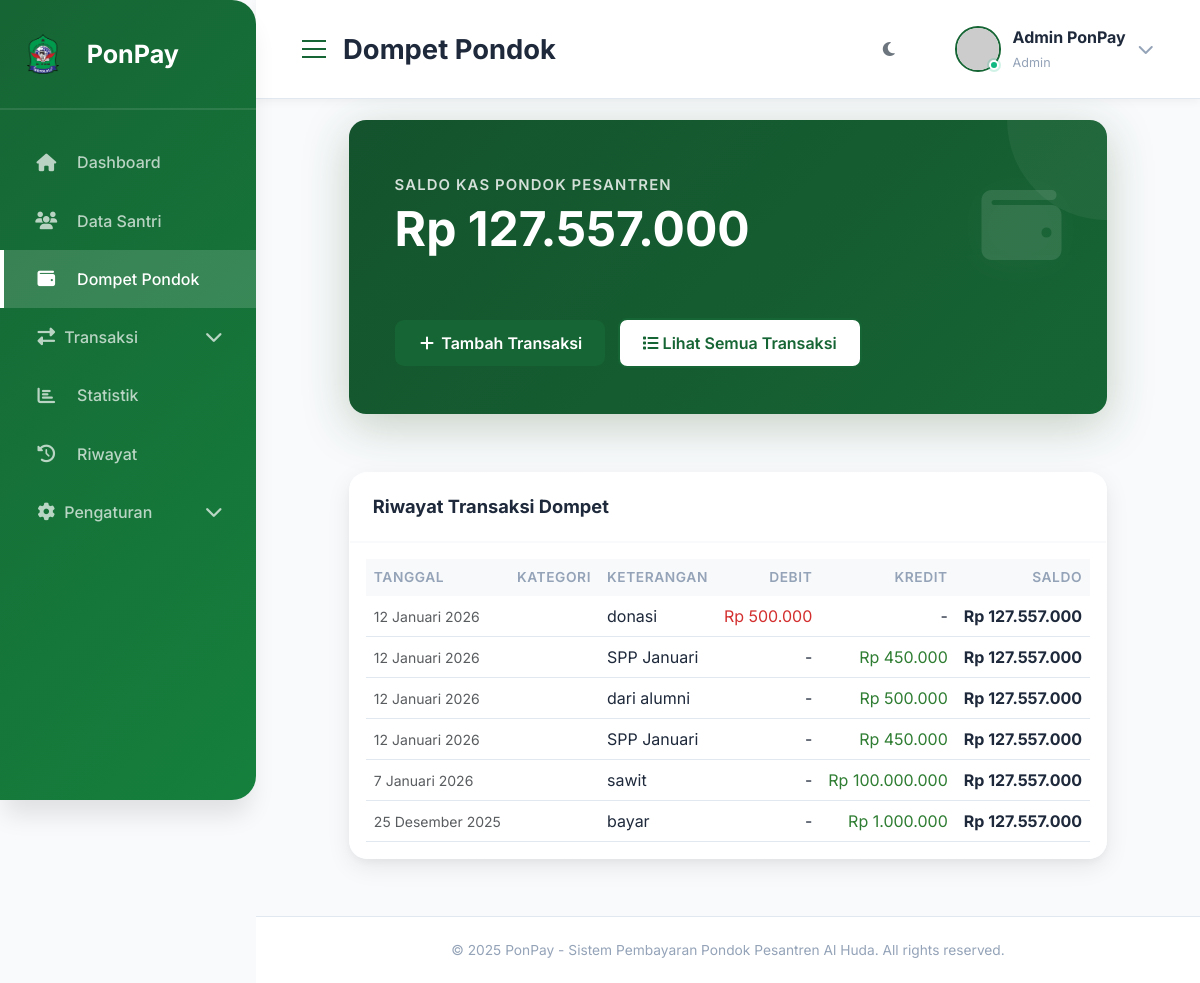
The page /wallet/ on the database as committed earlier.
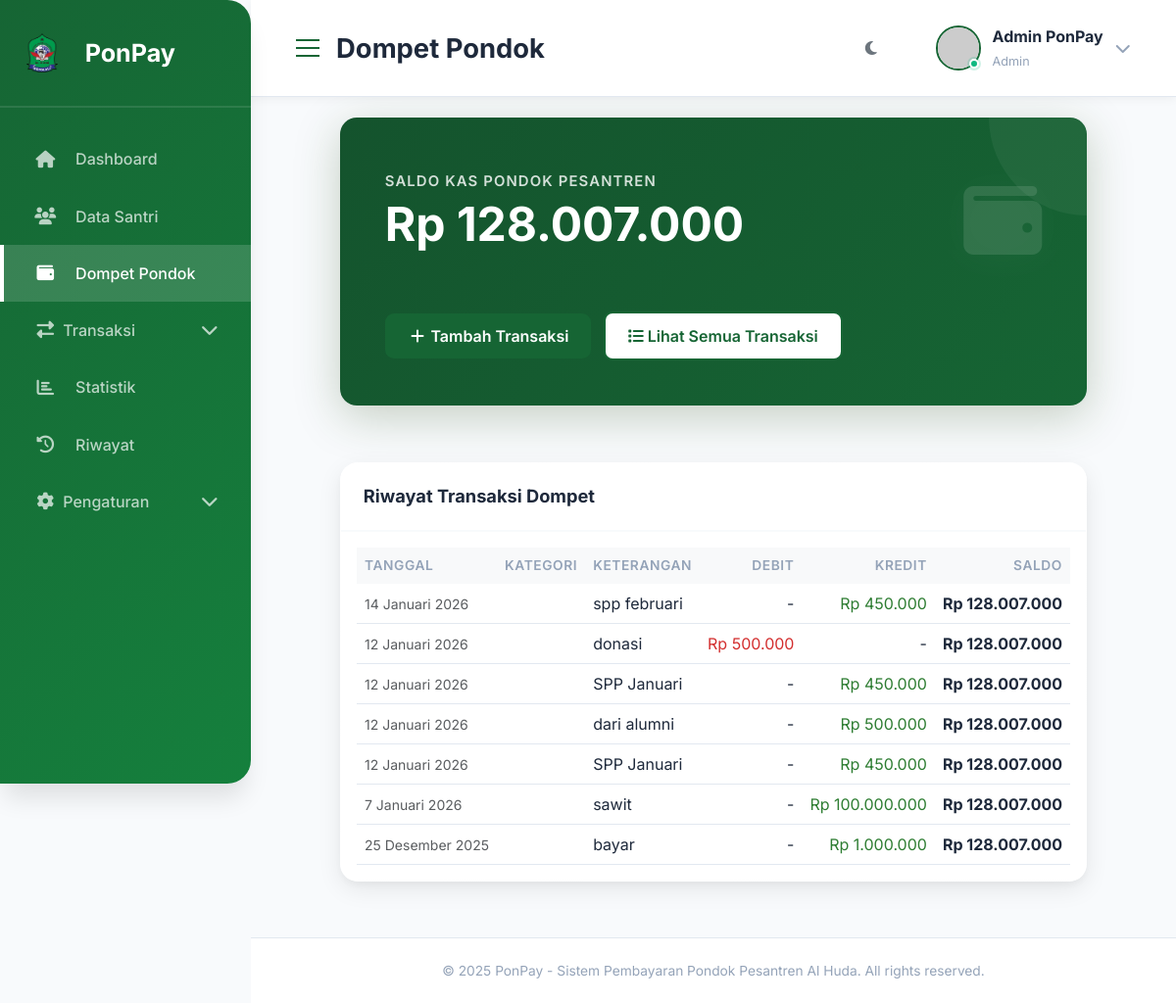
The same page on the database as committed later.
### tables this page shows
CREATE TABLE wallet (
        id INTEGER PRIMARY KEY AUTOINCREMENT,
        user_id INTEGER NOT NULL,
        balance INTEGER DEFAULT 0,
        updated_at TIMESTAMP DEFAULT CURRENT_TIMESTAMP,
        FOREIGN KEY (user_id) REFERENCES users(id)
    );

CREATE TABLE transactions (
        id INTEGER PRIMARY KEY AUTOINCREMENT,
        user_id INTEGER NOT NULL,
        student_id INTEGER,
        type TEXT NOT NULL,
        category TEXT NOT NULL,
        amount INTEGER NOT NULL,
        description TEXT,
        date DATE NOT NULL,
        created_at TIMESTAMP DEFAULT CURRENT_TIMESTAMP, bill_id INTEGER REFERENCES bills(id),
        FOREIGN KEY (user_id) REFERENCES users(id),
        FOREIGN KEY (student_id) REFERENCES students(id)
    );

### routes.py (the view)
@wallet_bp.route('/')
def index():
    user_id = session.get('user_id', 1)
    wallet = query_db('SELECT balance FROM wallet WHERE user_id = ?', (user_id,), one=True)
    balance = wallet['balance'] if wallet else 0
    transactions = query_db('''
        SELECT * FROM transactions
        WHERE user_id = ?
        ORDER BY date DESC, created_at DESC
        LIMIT 20
    ''', (user_id,))
    return render_template('wallet.html', balance=balance, transactions=transactions)

### app.py (called while the page is built)
@app.template_filter('rupiah')
def rupiah_format(value):
    try:
        value = int(value) if isinstance(value, (int, float)) else int(value)
        return f"Rp {value:,.0f}".replace(',', '.')
    except (ValueError, TypeError):
        return "Rp 0"

@app.template_filter('format_date')
def format_date(date_string):
    months = {
        'January': 'Januari', 'February': 'Februari', 'March': 'Maret',
        'April': 'April', 'May': 'Mei', 'June': 'Juni',
        'July': 'Juli', 'August': 'Agustus', 'September': 'September',
        'October': 'Oktober', 'November': 'November', 'December': 'Desember'
    }
    try:
        if isinstance(date_string, str):
            dt = datetime.strptime(date_string, '%Y-%m-%d')
        else:
            dt = date_string
        day = dt.day
        month_en = dt.strftime('%B')
        year = dt.year
        month_id = months.get(month_en, month_en)
        return f"{day} {month_id} {year}"
    except:
        return str(date_string)

### db.py (called while the page is built)
def get_db():
    if 'db' not in g:
        g.db = sqlite3.connect(current_app.config['DATABASE'])
        g.db.row_factory = sqlite3.Row  # Enable column access by name
    return g.db

### templates/wallet.html (shortened to what this page needs)
{% extends 'base.html' %}
{% block page_title %}Dompet Pondok{% endblock %}
{% block content %}
<div class="container-fluid">
    <div class="row mb-4">
        <div class="col-12">
            <div class="balance-card">
                <div class="balance-header">
                    <div>
                        <p class="balance-label">Saldo Kas Pondok Pesantren</p>
                        <h1 class="balance-amount" style="font-size: 3rem;">{{ balance|rupiah }}</h1>
                    </div>
                    <div class="balance-icon" style="font-size: 80px;">
                        <i class="fas fa-wallet"></i>
                    </div>
                </div>
                <div class="mt-4">
                    <a href="{{ url_for('transaction.add') }}" class="btn btn-success me-2">
                        <i class="fas fa-plus"></i> Tambah Transaksi
                    </a>
                    <a href="{{ url_for('transaction.index') }}" class="btn btn-outline-primary">
                        <i class="fas fa-list"></i> Lihat Semua Transaksi
                    </a>
                </div>
            </div>
        </div>
    </div>
    <div class="row">
        <div class="col-12">
            <div class="card">
                <div class="card-header">
                    <h6 class="card-title">Riwayat Transaksi Dompet</h6>
                </div>
                <div class="card-body">
                    <div class="table-responsive">
                        <table class="table table-hover">
                            <thead class="table-light">
                                <tr>
                                    <th>Tanggal</th>
                                    <th>Kategori</th>
                                    <th>Keterangan</th>
                                    <th class="text-end">Debit</th>
                                    <th class="text-end">Kredit</th>
                                    <th class="text-end">Saldo</th>
                                </tr>
                            </thead>
                            <tbody>
                                {% set running_balance = balance %}
                                {% for trans in transactions %}
                                <tr>
                                    <td>
                                        <small class="text-muted">{{ trans['date']|format_date }}</small>
                                    </td>
                                    <td>
                                    </td>
                                    <td>{{ trans['description'] }}</td>
                                    <td class="text-end">
                                        {% if trans['type'] == 'expense' %}
                                        <span style="color: #D32F2F;">{{ trans['amount']|rupiah }}</span>
                                        {% else %}
                                        -
                                        {% endif %}
                                    </td>
                                    <td class="text-end">
                                        {% if trans['type'] == 'income' %}
                                        <span style="color: #2E7D32;">{{ trans['amount']|rupiah }}</span>
                                        {% else %}
                                        -
                                        {% endif %}
                                    </td>
                                    <td class="text-end font-weight-bold">{{ balance|rupiah }}</td>
                                </tr>
                                {% else %}
                                <tr>
                                    <td colspan="6" class="text-center text-muted py-4">
                                        <i class="fas fa-inbox"></i> Belum ada transaksi
                                    </td>
                                </tr>
                                {% endfor %}
                            </tbody>
                        </table>
                    </div>
                </div>
            </div>
        </div>
    </div>
</div>
{% endblock %}

Rows that differ between the two databases and show on the page:
changed wallet: balance "Rp 127.557.000" → "Rp 128.007.000"
added transactions: {{ balance|rupiah }} "Rp 128.007.000"
